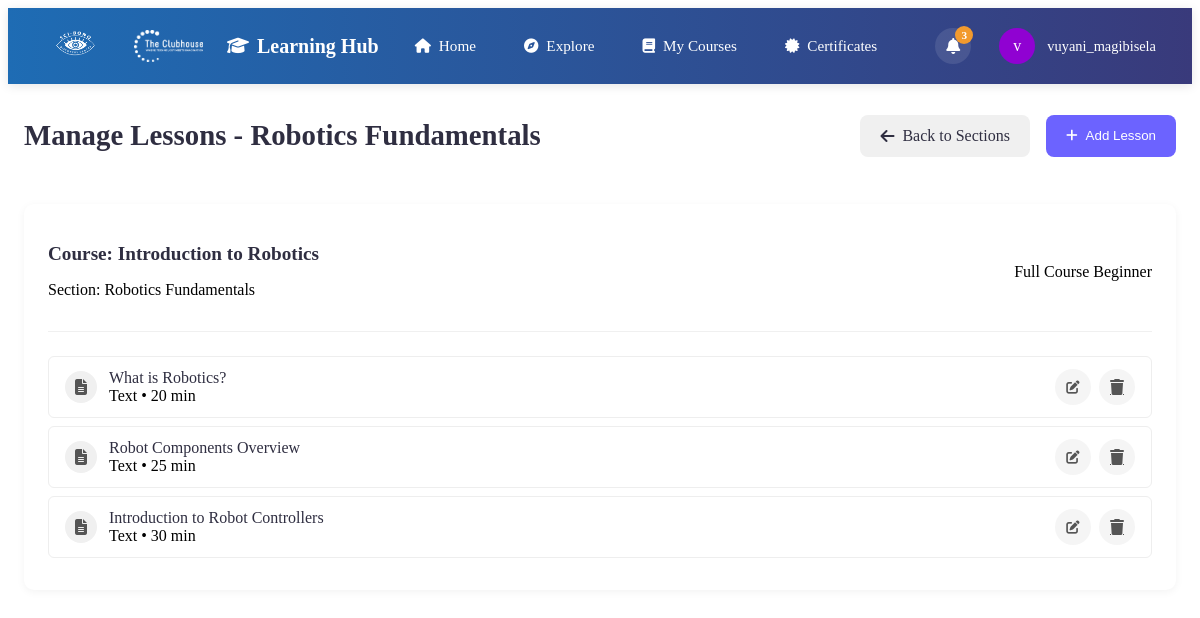
The app's page /app/Views/admin/manage-lessons.php?section_id=1 (signed in) with its own data.
### tables this page shows
CREATE TABLE `course_sections` (
  `id` int NOT NULL,
  `course_id` int NOT NULL,
  `title` varchar(255) NOT NULL,
  `description` text,
  `order_number` int NOT NULL DEFAULT '0',
  `created_at` timestamp NOT NULL DEFAULT CURRENT_TIMESTAMP,
  `updated_at` timestamp NOT NULL DEFAULT CURRENT_TIMESTAMP ON UPDATE CURRENT_TIMESTAMP
);

CREATE TABLE `courses` (
  `id` int NOT NULL,
  `course_code` varchar(50) NOT NULL,
  `title` varchar(255) NOT NULL,
  `description` text,
  `learning_objectives` text,
  `course_requirements` text,
  `prerequisites` text,
  `completion_criteria` text,
  `certification_criteria` text,
  `pass_percentage` decimal(5,2) DEFAULT '70.00',
  `type` enum('full_course','short_course','lesson','skill_activity') NOT NULL,
  `category` varchar(100) NOT NULL DEFAULT 'General',
  `difficulty_level` enum('Beginner','Intermediate','Advanced') NOT NULL DEFAULT 'Beginner',
  `duration` varchar(50) DEFAULT NULL,
  `estimated_duration_hours` int DEFAULT NULL,
  `image_path` varchar(255) DEFAULT NULL,
  `thumbnail_path` varchar(255) DEFAULT NULL,
  `enrollment_count` int NOT NULL DEFAULT '0',
  `max_enrollments` int DEFAULT NULL,
  `display_order` int NOT NULL DEFAULT '0',
  `is_featured` tinyint(1) NOT NULL DEFAULT '0',
  `is_published` tinyint(1) NOT NULL DEFAULT '0',
  `status` enum('active','inactive','draft','archived') NOT NULL DEFAULT 'draft',
  `created_by` int NOT NULL,
  `last_updated_by` int DEFAULT NULL,
  `created_at` timestamp NOT NULL DEFAULT CURRENT_TIMESTAMP,
  `updated_at` timestamp NOT NULL DEFAULT CURRENT_TIMESTAMP ON UPDATE CURRENT_TIMESTAMP
);

CREATE TABLE `course_lessons` (
  `id` int NOT NULL,
  `section_id` int NOT NULL,
  `course_id` int DEFAULT NULL,
  `module_id` int DEFAULT NULL,
  `title` varchar(255) NOT NULL,
  `content` longtext,
  `lesson_objectives` text,
  `lesson_type` enum('text','video','quiz','assignment','interactive') NOT NULL DEFAULT 'text',
  `difficulty_level` enum('Beginner','Intermediate','Advanced') DEFAULT 'Beginner',
  `pass_percentage` decimal(5,2) DEFAULT '70.00',
  `prerequisites` text,
  `video_url` varchar(255) DEFAULT NULL,
  `duration_minutes` int DEFAULT NULL,
  `estimated_duration_minutes` int DEFAULT NULL,
  `order_number` int NOT NULL DEFAULT '0',
  `is_published` tinyint(1) NOT NULL DEFAULT '0',
  `created_at` timestamp NOT NULL DEFAULT CURRENT_TIMESTAMP,
  `updated_at` timestamp NOT NULL DEFAULT CURRENT_TIMESTAMP ON UPDATE CURRENT_TIMESTAMP
);

### app/Controllers/Admin/AdminLessonController.php (called while the page is built, shortened)
<?php
require_once __DIR__ . '/../../Models/Admin/AdminLessonModel.php';
class AdminLessonController {
    private $adminLessonModel;
    public function __construct($conn) {
        $this->adminLessonModel = new AdminLessonModel($conn);
    }
    public function getSectionDetails($sectionId) {
        return $this->adminLessonModel->getSectionDetails($sectionId);
    }
    public function getSectionLessons($sectionId) {
        return $this->adminLessonModel->getSectionLessons($sectionId);
    }
}

### app/Models/Admin/AdminLessonModel.php (called while the page is built, shortened)
<?php
class AdminLessonModel {
    private $conn;
    public function __construct($conn) {
        $this->conn = $conn;
    }
    public function getSectionDetails($sectionId) {
        $sql = "SELECT s.*, c.title as course_title
                FROM course_sections s
                JOIN courses c ON s.course_id = c.id
                WHERE s.id = ?";
        $stmt = $this->conn->prepare($sql);
        $stmt->bind_param("i", $sectionId);
        $stmt->execute();
        $result = $stmt->get_result();
        if ($result && $result->num_rows > 0) {
            return $result->fetch_assoc();
        }
        return null;
    }
    public function getSectionLessons($sectionId) {
        $lessons = [];
        $sql = "SELECT * FROM course_lessons
                WHERE section_id = ?
                ORDER BY order_number ASC";
        $stmt = $this->conn->prepare($sql);
        $stmt->bind_param("i", $sectionId);
        $stmt->execute();
        $result = $stmt->get_result();
        if ($result && $result->num_rows > 0) {
            while ($lesson = $result->fetch_assoc()) {
                $lessons[] = $lesson;
            }
        }
        return $lessons;
    }
}

### app/Controllers/Admin/AdminCourseController.php (called while the page is built, shortened)
<?php
require_once __DIR__ . '/../../Models/Admin/AdminCourseModel.php';
class AdminCourseController {
    private $courseModel;
    public function __construct($conn) {
        $this->courseModel = new AdminCourseModel($conn);
    }
    public function getCourseDetails($courseId) {
        return $this->courseModel->getCourseDetails($courseId);
    }
    public function formatCourseType($type) {
        $types = [
            'full_course' => 'Full Course',
            'short_course' => 'Short Course',
            'lesson' => 'Lesson',
            'skill_activity' => 'Skill Activity'
        ];
        return $types[$type] ?? ucfirst(str_replace('_', ' ', $type));
    }
    public function getDifficultyClass($level) {
        $classes = [
            'Beginner' => 'badge-success',
            'Intermediate' => 'badge-warning',
            'Advanced' => 'badge-danger'
        ];
        return $classes[$level] ?? 'badge-primary';
    }
}
?>

### app/Models/Admin/AdminCourseModel.php (called while the page is built, shortened)
<?php
class AdminCourseModel {
    private $conn;
    public function __construct($conn) {
        $this->conn = $conn;
    }
    public function getCourseDetails($courseId) {
        $sql = "SELECT c.*, u.name as creator_name, u.surname as creator_surname
                FROM courses c
                LEFT JOIN users u ON c.created_by = u.id
                WHERE c.id = ?";
        $stmt = $this->conn->prepare($sql);
        $stmt->bind_param("i", $courseId);
        $stmt->execute();
        $result = $stmt->get_result();
        if ($result && $result->num_rows > 0) {
            return $result->fetch_assoc();
        }
        return null;
    }
}
?>

### app/Models/LMSUtilities.php (called while the page is built, shortened)
<?php
function getLessonIcon($lessonType) {
    $icons = [
        'text' => 'fa-file-alt',
        'video' => 'fa-video',
        'quiz' => 'fa-question-circle',
        'assignment' => 'fa-tasks',
        'interactive' => 'fa-laptop-code'
    ];
    return $icons[$lessonType] ?? 'fa-file';
}
?>

### app/Views/admin/manage-lessons.php (the view, shortened to what this page needs)
<?php
require_once '../../../server.php';
require_once '../../Controllers/Admin/AdminCourseController.php';
require_once '../../Controllers/Admin/AdminLessonController.php';
require_once '../../Models/LMSUtilities.php';
$courseController = new AdminCourseController($conn);
$lessonController = new AdminLessonController($conn);
$sectionId = isset($_GET['section_id']) ? intval($_GET['section_id']) : 0;
$section = $lessonController->getSectionDetails($sectionId);
$courseId = $section['course_id'];
$course = $courseController->getCourseDetails($courseId);
$lessons = $lessonController->getSectionLessons($sectionId);
?>
<!DOCTYPE html>
<html lang="en">
<head>
    <link rel="stylesheet" href="../../../public/assets/css/manage-courses.css">
    <link rel="stylesheet" href="https://cdnjs.cloudflare.com/ajax/libs/font-awesome/6.4.0/css/all.min.css">
</head>
<body>
    <?php include './learn-header.php'; ?>
    <div class="admin-container">
        <div class="admin-header">
            <h1 class="admin-title">Manage Lessons - <?php echo htmlspecialchars($section['title']); ?></h1>
            <div class="admin-actions">
                <a href="manage-sections.php?course_id=<?php echo $courseId; ?>" class="admin-btn secondary">
                    <i class="fas fa-arrow-left"></i> Back to Sections
                </a>
                <button id="add-lesson-btn" class="admin-btn">
                    <i class="fas fa-plus"></i> Add Lesson
                </button>
            </div>
        </div>
        <div class="admin-card">
            <div class="admin-card-header">
                <div>
                    <h2 class="admin-card-title">Course: <?php echo htmlspecialchars($course['title']); ?></h2>
                    <p>Section: <?php echo htmlspecialchars($section['title']); ?></p>
                </div>
                <div>
                    <span class="badge badge-primary"><?php echo $courseController->formatCourseType($course['type']); ?></span>
                    <span class="badge <?php echo $courseController->getDifficultyClass($course['difficulty_level']); ?>"><?php echo htmlspecialchars($course['difficulty_level']); ?></span>
                </div>
            </div>
            <?php if (empty($lessons)): ?>
            <div class="empty-state">
                <i class="fas fa-file-alt"></i>
                <h3>No lessons yet</h3>
                <p>Get started by adding your first lesson.</p>
            </div>
            <?php else: ?>
            <div class="lesson-list sortable-container">
                <?php foreach ($lessons as $index => $lesson): ?>
                <div class="lesson-item draggable-item" data-lesson-id="<?php echo $lesson['id']; ?>" data-type="<?php echo $lesson['lesson_type']; ?>">
                    <div class="lesson-info">
                        <div class="lesson-icon">
                            <i class="fas <?php echo getLessonIcon($lesson['lesson_type']); ?>"></i>
                        </div>
                        <div>
                            <div class="lesson-title"><?php echo htmlspecialchars($lesson['title']); ?></div>
                            <div class="lesson-meta">
                                <span><?php echo ucfirst($lesson['lesson_type']); ?></span>
                                <?php if (!empty($lesson['duration_minutes'])): ?>
                                <span> • <?php echo $lesson['duration_minutes']; ?> min</span>
                                <?php endif; ?>
                            </div>
                        </div>
                    </div>
                    <div class="lesson-actions">
                        <button class="icon-btn edit-lesson-btn" title="Edit Lesson"
                                data-lesson-id="<?php echo $lesson['id']; ?>"
                                data-lesson-title="<?php echo htmlspecialchars($lesson['title']); ?>"
                                data-lesson-content="<?php echo htmlspecialchars($lesson['content'] ?? ''); ?>"
                                data-lesson-type="<?php echo $lesson['lesson_type']; ?>"
                                data-lesson-video-url="<?php echo htmlspecialchars($lesson['video_url'] ?? ''); ?>"
                                data-lesson-duration="<?php echo $lesson['duration_minutes']; ?>"
                                data-lesson-published="<?php echo $lesson['is_published']; ?>">
                            <i class="fas fa-edit"></i>
                        </button>
                        <a href="?section_id=<?php echo $sectionId; ?>&delete_lesson=<?php echo $lesson['id']; ?>" class="icon-btn delete" title="Delete Lesson" onclick="return confirm('Are you sure you want to delete this lesson? This action cannot be undone.');">
                            <i class="fas fa-trash"></i>
                        </a>
                    </div>
                </div>
                <?php endforeach; ?>
            </div>
            <?php endif; ?>
        </div>
    </div>
</body>
</html>

### public/assets/css/manage-courses.css (style rules this page uses)
.admin-container { max-width: 1200px; margin: 0 auto; padding: 1rem; }
.admin-header { display: flex; justify-content: space-between; align-items: center; margin-bottom: 2rem; }
.admin-title { font-size: 1.8rem; font-weight: 600; color: var(--dark); }
.admin-actions { display: flex; gap: 1rem; }
.admin-btn { padding: 0.75rem 1.25rem; background-color: var(--primary); color: white; border: none; border-radius: 8px; font-weight: 500; cursor: pointer; text-decoration: none; display: flex; align-items: center; gap: 0.5rem; transition: background-color 0.2s; }
.admin-btn.secondary { background-color: #f0f0f0; color: var(--dark); background-color: #f0f0f0; color: var(--dark); }
.admin-card { background-color: white; border-radius: 10px; box-shadow: 0 2px 8px rgba(0,0,0,0.05); padding: 1.5rem; margin-bottom: 1.5rem; }
.admin-card-header { display: flex; justify-content: space-between; align-items: center; margin-bottom: 1.5rem; padding-bottom: 1rem; border-bottom: 1px solid #f0f0f0; }
.admin-card-title { font-size: 1.2rem; font-weight: 600; color: var(--dark); }
.icon-btn { width: 36px; height: 36px; border-radius: 50%; display: flex; align-items: center; justify-content: center; background-color: #f5f5f5; color: #555; border: none; cursor: pointer; transition: background-color 0.2s; }
.lesson-list { list-style: none; padding-left: 0; }
.lesson-item { padding: 0.75rem 1rem; border-radius: 6px; margin-bottom: 0.5rem; background-color: white; border: 1px solid #eee; display: flex; justify-content: space-between; align-items: center; }
.lesson-info { display: flex; align-items: center; gap: 0.75rem; }
.lesson-icon { width: 32px; height: 32px; border-radius: 50%; display: flex; align-items: center; justify-content: center; background-color: #f0f0f0; color: #555; }
.lesson-title { font-weight: 500; color: var(--dark); }
.lesson-actions { display: flex; gap: 0.5rem; }

### app/Views/admin/manage-lessons.php (style rules this page uses)
.draggable-item { cursor: move; }

### app/Views/admin/learn-header.php (style rules this page uses)
:root { --primary: #6C63FF; --secondary: #F29A2E; --purple: #9002D2; --dark: #2F2E41; --light: #E6EAEE; --white: #FFFFFF; --blue: #1E6CB4; --dark-blue: #393A7B; }

### records on screen
course_sections: title "Robotics Fundamentals"
courses: title "Introduction to Robotics", type "Full Course", difficulty_level "Beginner"
course_lessons: title "What is Robotics?", lesson_type "Text", duration_minutes "20"
course_lessons: title "Robot Components Overview", lesson_type "Text", duration_minutes "25"
course_lessons: title "Introduction to Robot Controllers", lesson_type "Text", duration_minutes "30"

### other values on screen
substr($_SESSION['username'], 0, 1) "v"
$_SESSION['username'] "vuyani_magibisela"
